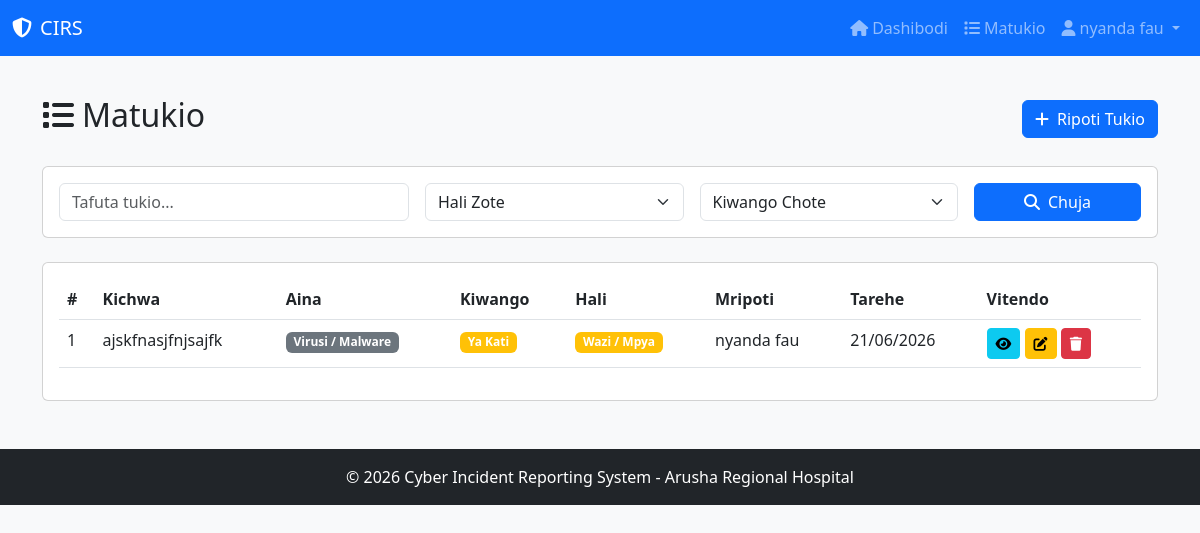
Screenshot of /incidents/ (signed in) with the database file from the repository.
### cyberincident/models.py (models this page shows, shortened)
class Incident(models.Model):
    CATEGORY_CHOICES = [
        ('phishing', 'Ulaghai wa Barua Pepe'),
        ('ransomware', 'Mashambulizi ya Ransomware'),
        ('unauthorized', 'Upatikanaji Bila Idhini'),
        ('malware', 'Virusi / Malware'),
        ('ddos', 'Mashambulizi ya DDoS'),
        ('insider', 'Tishio la Ndani'),
        ('data_breach', 'Uvujaji wa Data'),
        ('other', 'Nyingine'),
    ]
    STATUS_CHOICES = [
        ('open', 'Wazi / Mpya'),
        ('investigating', 'Inachunguzwa'),
        ('contained', 'Imezuiliwa'),
        ('resolved', 'Imetatuliwa'),
        ('closed', 'Imefungwa'),
    ]
    PRIORITY_CHOICES = [
        ('low', 'Ya Chini'),
        ('medium', 'Ya Kati'),
        ('high', 'Ya Juu'),
        ('critical', 'Muhimu Sana'),
    ]
    title = models.CharField(max_length=200, verbose_name='Kichwa')
    description = models.TextField(verbose_name='Maelezo')
    category = models.CharField(max_length=20, choices=CATEGORY_CHOICES, verbose_name='Aina')
    status = models.CharField(max_length=20, choices=STATUS_CHOICES, default='open', verbose_name='Hali')
    priority = models.CharField(max_length=10, choices=PRIORITY_CHOICES, default='medium', verbose_name='Kiwango')
    reporter = models.ForeignKey(User, on_delete=models.CASCADE, related_name='reported_incidents', verbose_name='Mripoti')
    assigned_to = models.ForeignKey(User, on_delete=models.SET_NULL, null=True, blank=True, related_name='assigned_incidents', verbose_name='Imepewa')
    affected_systems = models.TextField(blank=True, null=True, verbose_name='Mifumo Iliyoathirika')
    impact_description = models.TextField(blank=True, null=True, verbose_name='Athari')
    root_cause = models.TextField(blank=True, null=True, verbose_name='Chanzo')
    reported_at = models.DateTimeField(auto_now_add=True, verbose_name='Tarehe ya Kuripoti')
    updated_at = models.DateTimeField(auto_now=True, verbose_name='Tarehe ya Sasisho')
    resolved_at = models.DateTimeField(blank=True, null=True, verbose_name='Tarehe ya Kutatuliwa')
    is_confidential = models.BooleanField(default=False, verbose_name='Siri')
    is_escalated = models.BooleanField(default=False, verbose_name='Imepelekwa Juu')
    def get_status_color(self):
        colors = {
            'open': 'warning',
            'investigating': 'info',
            'contained': 'primary',
            'resolved': 'success',
            'closed': 'secondary',
        }
        return colors.get(self.status, 'secondary')
    def get_priority_color(self):
        colors = {
            'low': 'success',
            'medium': 'warning',
            'high': 'danger',
            'critical': 'danger',
        }
        return colors.get(self.priority, 'secondary')
    class Meta:
        ordering = ['-reported_at']

### cyberincident/views.py (the view)
# urls.py: path('incidents/', views.incident_list, name='incident_list'),
@login_required
def incident_list(request):
    try:
        profile = request.user.profile
        is_ict = profile.role in ['ict', 'admin']
    except:
        is_ict = False
    if is_ict:
        incidents = Incident.objects.all()
    else:
        incidents = Incident.objects.filter(reporter=request.user)
    q = request.GET.get('q', '')
    if q:
        incidents = incidents.filter(
            Q(title__icontains=q) |
            Q(description__icontains=q) |
            Q(affected_systems__icontains=q)
        )
    status = request.GET.get('status', '')
    if status:
        incidents = incidents.filter(status=status)
    priority = request.GET.get('priority', '')
    if priority:
        incidents = incidents.filter(priority=priority)
    paginator = Paginator(incidents.order_by('-reported_at'), 10)
    page = request.GET.get('page', 1)
    incidents_page = paginator.get_page(page)
    context = {
        'incidents': incidents_page,
        'total_count': incidents.count(),
        'is_ict': is_ict,
    }
    return render(request, 'incident_list.html', context)

### cyberincident/templates/incident_list.html (shortened to what this page needs)
{% extends "base.html" %}
{% block content %}
<div class="d-flex justify-content-between align-items-center mb-4">
    <h2><i class="fas fa-list me-2"></i>Matukio</h2>
    <a href="{% url 'incident_create' %}" class="btn btn-primary">
        <i class="fas fa-plus me-2"></i>Ripoti Tukio
    </a>
</div>
<div class="card mb-4">
    <div class="card-body">
        <form method="GET" action="{% url 'incident_list' %}" class="row g-3">
            <div class="col-md-4">
                <input type="text" class="form-control" name="q" placeholder="Tafuta tukio..." value="{{ request.GET.q }}">
            </div>
            <div class="col-md-3">
                <select class="form-select" name="status">
                    <option value="">Hali Zote</option>
                </select>
            </div>
            <div class="col-md-3">
                <select class="form-select" name="priority">
                    <option value="">Kiwango Chote</option>
                </select>
            </div>
            <div class="col-md-2">
                <button type="submit" class="btn btn-primary w-100">
                    <i class="fas fa-search me-2"></i>Chuja
                </button>
            </div>
        </form>
    </div>
</div>
<div class="card">
    <div class="card-body">
        <div class="table-responsive">
            <table class="table table-hover">
                <thead>
                    <tr>
                        <th>#</th>
                        <th>Kichwa</th>
                        <th>Aina</th>
                        <th>Kiwango</th>
                        <th>Hali</th>
                        <th>Mripoti</th>
                        <th>Tarehe</th>
                        <th>Vitendo</th>
                    </tr>
                </thead>
                <tbody>
                    {% for incident in incidents %}
                    <tr>
                        <td>{{ incident.id }}</td>
                        <td>{{ incident.title }}</td>
                        <td><span class="badge bg-secondary">{{ incident.get_category_display }}</span></td>
                        <td><span class="badge bg-{{ incident.get_priority_color }}">{{ incident.get_priority_display }}</span></td>
                        <td><span class="badge bg-{{ incident.get_status_color }}">{{ incident.get_status_display }}</span></td>
                        <td>{{ incident.reporter.get_full_name|default:incident.reporter.username }}</td>
                        <td>{{ incident.reported_at|date:"d/m/Y" }}</td>
                        <td>
                            <a href="{% url 'incident_detail' incident.id %}" class="btn btn-sm btn-info">
                                <i class="fas fa-eye"></i>
                            </a>
                            {% if user.profile.role == 'ict' or user.profile.role == 'admin' or incident.reporter == user %}
                            <a href="{% url 'incident_update' incident.id %}" class="btn btn-sm btn-warning">
                                <i class="fas fa-edit"></i>
                            </a>
                            {% endif %}
                            {% if user.profile.role == 'admin' or incident.reporter == user %}
                            <a href="{% url 'incident_delete' incident.id %}" class="btn btn-sm btn-danger">
                                <i class="fas fa-trash"></i>
                            </a>
                            {% endif %}
                        </td>
                    </tr>
                    {% empty %}
                    <tr>
                        <td colspan="8" class="text-center">Hakuna matukio</td>
                    </tr>
                    {% endfor %}
                </tbody>
            </table>
        </div>
    </div>
</div>
{% endblock %}

### cyberincident/templates/base.html (shortened to what this page needs)
<!DOCTYPE html>
<html lang="sw">
<head>
    <link href="https://cdn.jsdelivr.net/npm/bootstrap@5.3.0/dist/css/bootstrap.min.css" rel="stylesheet">
    <link rel="stylesheet" href="https://cdnjs.cloudflare.com/ajax/libs/font-awesome/6.4.0/css/all.min.css">
    {% load static %}
    <link rel="stylesheet" href="{% static 'css/style.css' %}">
</head>
<body>
    <nav class="navbar navbar-expand-lg navbar-dark bg-primary">
        <div class="container-fluid">
            <a class="navbar-brand" href="{% url 'index' %}">
                <i class="fas fa-shield-alt me-2"></i>CIRS
            </a>
            <div class="collapse navbar-collapse" id="navbarNav">
                <ul class="navbar-nav ms-auto">
                    {% if user.is_authenticated %}
                        <li class="nav-item">
                            <a class="nav-link" href="{% url 'dashboard' %}">
                                <i class="fas fa-home me-1"></i>Dashibodi
                            </a>
                        </li>
                        <li class="nav-item">
                            <a class="nav-link" href="{% url 'incident_list' %}">
                                <i class="fas fa-list me-1"></i>Matukio
                            </a>
                        </li>
                        <li class="nav-item dropdown">
                            <a class="nav-link dropdown-toggle" href="#" role="button" data-bs-toggle="dropdown">
                                <i class="fas fa-user me-1"></i>{{ user.get_full_name|default:user.username }}
                            </a>
                        </li>
                    {% endif %}
                </ul>
            </div>
        </div>
    </nav>
    <div class="container mt-4">
        {% block content %}{% endblock %}
    </div>
    <footer class="bg-dark text-white text-center py-3 mt-5">
        <div class="container">
            <p class="mb-0">&copy; 2026 Cyber Incident Reporting System - Arusha Regional Hospital</p>
        </div>
    </footer>
    {% load static %}
</body>
</html>

### static/css/style.css (style rules this page uses)
* { margin: 0; padding: 0; box-sizing: border-box; }
body { font-family: 'Segoe UI', Tahoma, Geneva, Verdana, sans-serif; background-color: #f8f9fa; min-height: 100vh; display: flex; flex-direction: column; }
footer { margin-top: auto; }

### rows the page displays
Incident: id "1", title "ajskfnasjfnjsajfk", category "Virusi / Malware", priority "Ya Kati", status "Wazi / Mpya", reporter.get_full_name "nyanda fau", reported_at "21/06/2026"

### other values shown
{{ user.get_full_name|default:user.username }} "nyanda fau"
